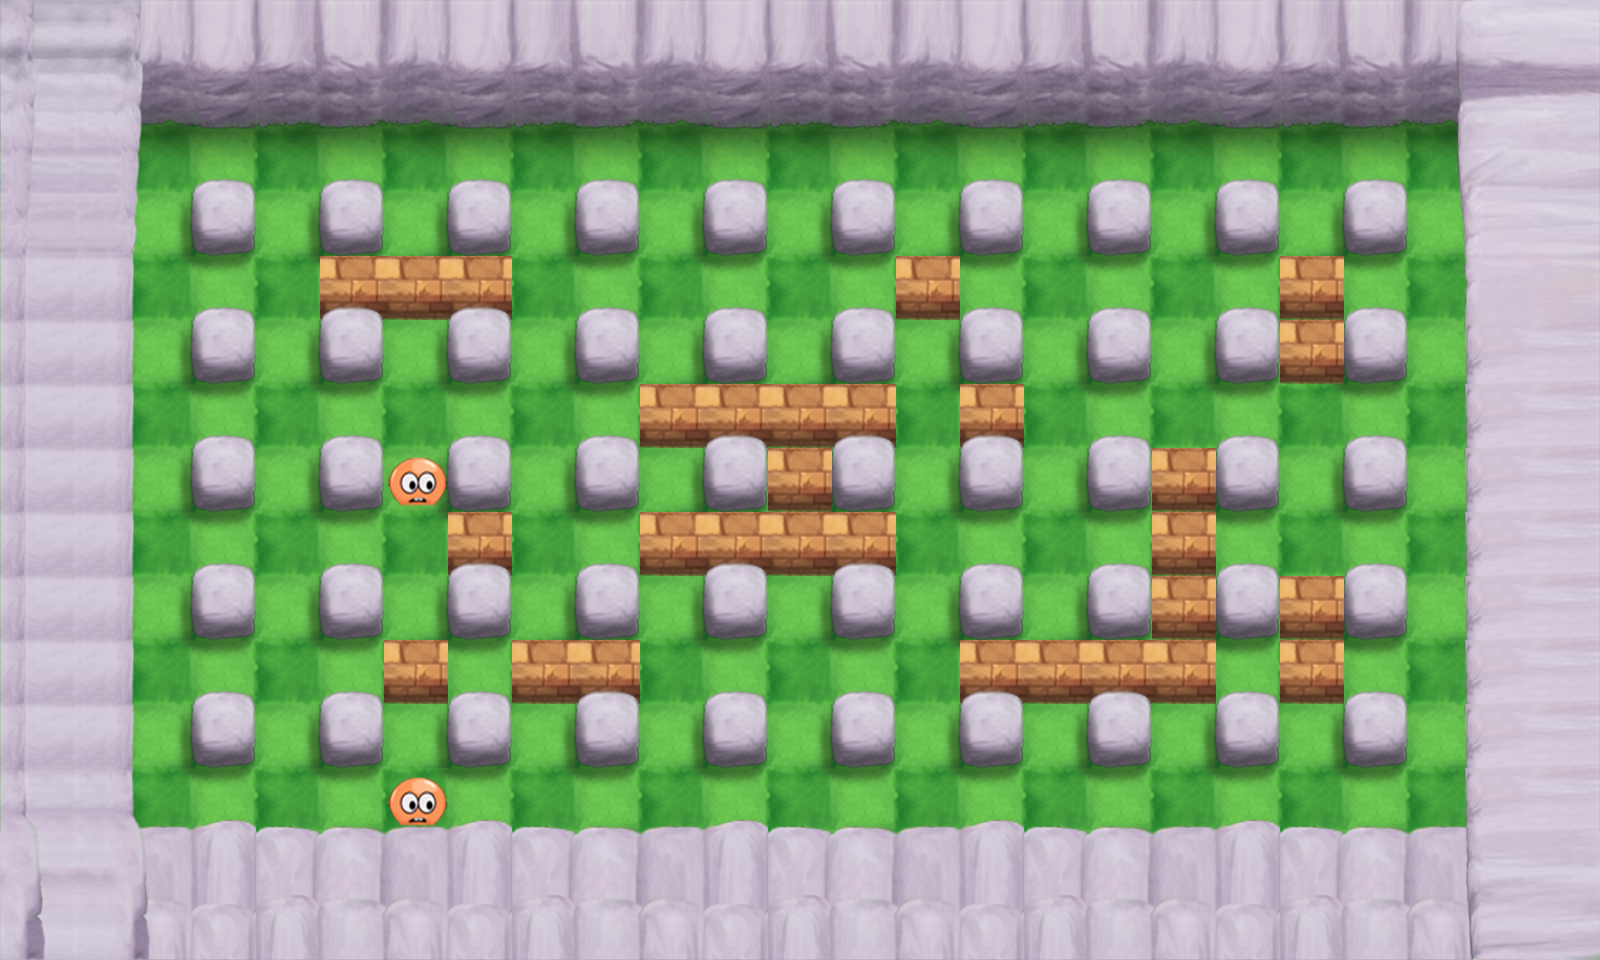

Tiled map render using the project's own tile images. Description and the map definition, with tile-layer contents summarised, below:
An orthogonal 25x15 tile map with 64x64 px tiles, 6 tile layers (suelo, piedrasSombra, capaParedes, bordeAbajo, ...).

<map version="1.0" orientation="orthogonal" width="25" height="15" tilewidth="64" tileheight="64">
 <tileset firstgid="1" name="tileset64" tilewidth="64" tileheight="64">
  <image source="gfx/tileset64.png" width="832" height="768" />
  <tile id="0">
   <properties>
    <property name="primero" value="true" />
   </properties>
  </tile>
  <tile id="1">
   <properties>
    <property name="segundo" value="true" />
   </properties>
  </tile>
  <tile id="8">
   <properties>
    <property name="muro" value="true" />
   </properties>
  </tile>
  <tile id="11">
   <properties>
    <property name="muro" value="true" />
   </properties>
  </tile>
  <tile id="14">
   <properties>
    <property name="muro" value="true" />
   </properties>
  </tile>
  <tile id="15">
   <properties>
    <property name="muro" value="true" />
   </properties>
  </tile>
  <tile id="16">
   <properties>
    <property name="muro" value="true" />
   </properties>
  </tile>
  <tile id="17">
   <properties>
    <property name="muro" value="true" />
   </properties>
  </tile>
  <tile id="21">
   <properties>
    <property name="muro" value="true" />
   </properties>
  </tile>
  <tile id="24">
   <properties>
    <property name="muro" value="true" />
   </properties>
  </tile>
  <tile id="34">
   <properties>
    <property name="muro" value="true" />
   </properties>
  </tile>
  <tile id="37">
   <properties>
    <property name="muro" value="true" />
   </properties>
  </tile>
  <tile id="47">
   <properties>
    <property name="muro" value="true" />
   </properties>
  </tile>
  <tile id="50">
   <properties>
    <property name="muro" value="true" />
   </properties>
  </tile>
  <tile id="54">
   <properties>
    <property name="sueloVerdeOscuro" value="" />
   </properties>
  </tile>
  <tile id="55">
   <properties>
    <property name="SueloVerdeClaro" value="" />
   </properties>
  </tile>
  <tile id="60">
   <properties>
    <property name="muro" value="true" />
   </properties>
  </tile>
  <tile id="63">
   <properties>
    <property name="muro" value="true" />
   </properties>
  </tile>
  <tile id="73">
   <properties>
    <property name="muro" value="true" />
   </properties>
  </tile>
  <tile id="76">
   <properties>
    <property name="muro" value="true" />
   </properties>
  </tile>
  <tile id="78">
   <properties>
    <property name="enemigo" value="moco" />
   </properties>
  </tile>
  <tile id="79">
   <properties>
    <property name="enemigo" value="moneda" />
   </properties>
  </tile>
  <tile id="80">
   <properties>
    <property name="enemigo" value="gota" />
   </properties>
  </tile>
  <tile id="81">
   <properties>
    <property name="enemigo" value="globo" />
   </properties>
  </tile>
  <tile id="82">
   <properties>
    <property name="enemigo" value="fantasma" />
   </properties>
  </tile>
  <tile id="83">
   <properties>
    <property name="enemigo" value="gotanaranja" />
   </properties>
  </tile>
  <tile id="86">
   <properties>
    <property name="muro" value="true" />
   </properties>
  </tile>
  <tile id="89">
   <properties>
    <property name="muro" value="true" />
   </properties>
  </tile>
  <tile id="93">
   <properties>
    <property name="enemigo" value="GLOBO_AZUL" />
   </properties>
  </tile>
  <tile id="94">
   <properties>
    <property name="enemigo" value="MOCO_ROJO" />
   </properties>
  </tile>
  <tile id="95">
   <properties>
    <property name="enemigo" value="MONEDA_MARRON" />
   </properties>
  </tile>
  <tile id="96">
   <properties>
    <property name="enemigo" value="GOTA_ROJA" />
   </properties>
  </tile>
  <tile id="99">
   <properties>
    <property name="muro" value="true" />
   </properties>
  </tile>
  <tile id="102">
   <properties>
    <property name="muro" value="true" />
   </properties>
  </tile>
  <tile id="104">
   <properties>
    <property name="sombraPiedra" value="true" />
   </properties>
  </tile>
  <tile id="105">
   <properties>
    <property name="muro" value="true" />
   </properties>
  </tile>
  <tile id="107">
   <properties>
    <property name="moneda" value="bomba" />
   </properties>
  </tile>
  <tile id="108">
   <properties>
    <property name="moneda" value="corazon" />
   </properties>
  </tile>
  <tile id="109">
   <properties>
    <property name="moneda" value="correr" />
   </properties>
  </tile>
  <tile id="110">
   <properties>
    <property name="moneda" value="detonador" />
   </properties>
  </tile>
  <tile id="120">
   <properties>
    <property name="moneda" value="fantasma" />
   </properties>
  </tile>
  <tile id="121">
   <properties>
    <property name="moneda" value="fuerza" />
   </properties>
  </tile>
  <tile id="122">
   <properties>
    <property name="moneda" value="potenciador" />
   </properties>
  </tile>
  <tile id="138">
   <properties>
    <property name="muro" value="true" />
   </properties>
  </tile>
  <tile id="139">
   <properties>
    <property name="muro" value="true" />
   </properties>
  </tile>
  <tile id="140">
   <properties>
    <property name="muro" value="true" />
   </properties>
  </tile>
  <tile id="141">
   <properties>
    <property name="muro" value="true" />
   </properties>
  </tile>
  <tile id="142">
   <properties>
    <property name="muro" value="true" />
   </properties>
  </tile>
  <tile id="143">
   <properties>
    <property name="pared" value="false" />
   </properties>
  </tile>
  <tile id="145">
   <properties>
    <property name="pared" value="true" />
   </properties>
  </tile>
  <tile id="146">
   <properties>
    <property name="pared" value="true" />
   </properties>
  </tile>
  <tile id="147">
   <properties>
    <property name="pared" value="true" />
   </properties>
  </tile>
 </tileset>
 <layer name="suelo" width="25" height="15">
  <data>[375 cells, 375 non-empty, 2 distinct tile ids]</data>
 </layer>
 <layer name="piedrasSombra" width="25" height="15">
  <data>[375 cells, 275 non-empty, 16 distinct tile ids]</data>
 </layer>
 <layer name="capaParedes" width="25" height="15">
  <data>[375 cells, 57 non-empty, 4 distinct tile ids]</data>
 </layer>
 <layer name="bordeAbajo" width="25" height="15">
  <data>[375 cells, 75 non-empty, 12 distinct tile ids]</data>
 </layer>
 <layer name="techoPiedras" width="25" height="15">
  <data>[375 cells, 140 non-empty, 49 distinct tile ids]</data>
 </layer>
 <layer name="capaEntidades" width="25" height="15">
  <data>[375 cells, 1 non-empty, 1 distinct tile ids]</data>
 </layer>
</map>